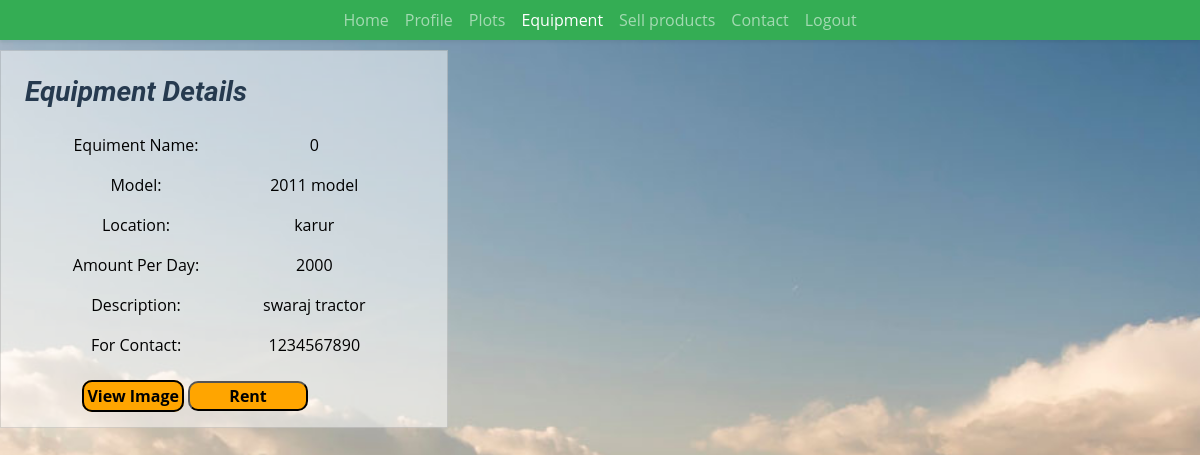
Screenshot of /farmerequipment.php with the database file from the repository.
### tables this page shows
CREATE TABLE `product` (
  `eqname` int(100) NOT NULL,
  `model` varchar(30) NOT NULL,
  `Location` varchar(100) NOT NULL,
  `Amount` int(5) NOT NULL,
  `description` varchar(250) NOT NULL,
  `document` varchar(100) NOT NULL,
  `user_id` int(100) NOT NULL,
  `Mobile` int(10) NOT NULL
);

### farmerequipment.php (the view, shortened to what this page needs)
<?php
    include './includes/dbconfig.php';
    ?>
 <!DOCTYPE html>
 <html lang="en">
 <head>
     <link href="css/bootstrap.min.css" rel="stylesheet">
     <link href="css/design.css" rel="stylesheet">
 </head>
 <body style="background-image: url('./images/agriland.jpg');">
 <nav class="navbar navbar-expand-lg bg-primary navbar-dark shadow-sm py-3 py-lg-0 px-3 px-lg-5" id="home">
       <div class="collapse navbar-collapse" id="navbarCollapse">
           <div class="navbar-nav mx-auto py-0">
               <a href="farmer.php" class="nav-item nav-link ">Home</a>
               <a href="" class="nav-item nav-link ">Profile</a>
               <a href="" class="nav-item nav-link ">Plots</a>
               <a href="farmerequipment.php" class="nav-item nav-link active">Equipment</a>
               <a href="cultiproduct.php" class="nav-item nav-link ">Sell products</a>
               <a href="farmercontact.php" class="nav-item nav-link ">Contact</a>
               <a href="login.php" class="nav-item nav-link ">Logout</a>
           </div>
       </div>
   </nav>
     <div class="product">
         <div class="box-container">
             <form action="" method="post">
                 <?php
                    $select = mysqli_query($conn, "select * from product");
                    if (mysqli_num_rows($select) > 0) {
                        while ($row = mysqli_fetch_array($select)) {
                    ?>
                         <div class="card opacity-100 " style="width: 28rem; margin-top: 10px; margin-bottom: 200px; display:inline-block;    background-color:rgba(255, 255, 255, 0.5);">
                             <div class="card-body text-center" style="display:inline-block">
                                 <table class="table  table-hover table-borderless" style="color:black;">
                                     <tr>
                                         <th>
                                             <h3><i>Equipment Details</i></h3>
                                         </th>
                                     </tr>
                                     <tr>
                                         <td>
                                             <div>Equiment Name:
                                         </td>
                                         <td><?php echo $row['eqname'] ?>
                             </div>
                                     <tr>
                                         <td>
                                             <div>Model:
                                         </td>
                                         <td><?php echo $row['model'] ?>
                             </div>
                         <tr>
                             <td>
                                 <div>Location:
                             </td>
                             <td><?php echo $row['Location'] ?>
         </div>
     <tr>
         <td>
             <div>Amount Per Day:
         </td>
         <td><?php echo $row['Amount'] ?>
             </div>
     <tr>
         <td>
             <div>Description:
         </td>
         <td><?php echo $row['description'] ?></div>
         </td>
     </tr>
     <tr>
         <td>
             <div>For Contact:
         </td>
         <td><?php echo $row['Mobile'] ?></div>
         </td>
     </tr>
     <a href="uploadedfile/<?php echo $row['document']; ?>" style="width: 100px; color:black; padding:3px; background-color:orange; border-radius: 10px; border:2px solid black;"><b>View Image<b></a>
     <button type="submit" name="addcart" style="width: 120px; background-color:orange; border-radius: 10px;"><b>Rent</b></button>
 <?php }
                    } ?>
 </body>
 </html>

### css/design.css (style rules this page uses)
:root { --primary: #0d0e0d; --secondary: #FF9933; --light: #F6FFF2; --dark: #263A4F; }

### farmerequipment.php (style rules this page uses)
body { background-image: url('./images/agriland.jpg'); background-size: cover; background-position: center; background-repeat: no-repeat; height: 100vh; margin: 0; }

### rows the page displays
product: eqname "0", model "2011 model", Location "karur", Amount "2000", description "swaraj tractor", Mobile "1234567890"
